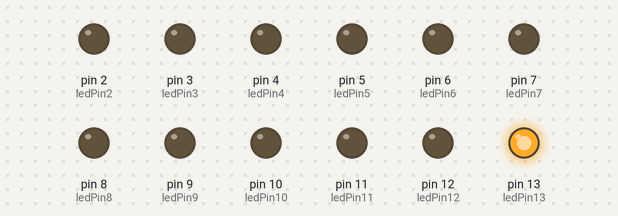
Simulated run of this sketch. Board: Arduino Uno, built with avr-gcc and run on an emulated ATmega328P. Shown: output pins drawn as LEDs (lit = HIGH). What the sketch prints to the serial monitor is not drawn.

Above: at 0.05 s.
Timing chart, 0 to 3.0 s (numbered marks = the images above):
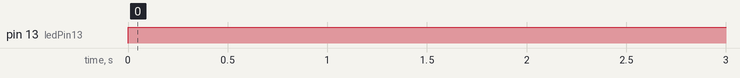

The sketch:

Blink.ino
```cpp
int ledPin13 = 13;
int ledPin12 = 12;
int ledPin11 = 11;
int ledPin10 = 10;
int ledPin9 = 9;
int ledPin8 = 8;
int ledPin7 = 7;
int ledPin6 = 6;
int ledPin5 = 5;
int ledPin4 = 4;
int ledPin3 = 3;
int ledPin2 = 2;

// the setup function runs once when you press reset or power the board
//void setup() {
  // initialize digital pin 13 as an output.
//  pinMode(13, OUTPUT);
//}


int incomingByte;      // a variable to read incoming serial data into

void setup() {
  // initialize serial communication:
  Serial.begin(115200);
  // initialize the LED pin as an output:
  //pinMode(ledPin, OUTPUT);
  pinMode(ledPin13, OUTPUT);
  pinMode(ledPin12, OUTPUT);
  pinMode(ledPin11, OUTPUT);
  pinMode(ledPin10, OUTPUT);
  pinMode(ledPin9, OUTPUT);
  pinMode(ledPin8, OUTPUT);
  pinMode(ledPin7, OUTPUT);
  pinMode(ledPin6, OUTPUT);
  pinMode(ledPin5, OUTPUT);
  pinMode(ledPin4, OUTPUT);
  pinMode(ledPin3, OUTPUT);
  pinMode(ledPin2, OUTPUT);

}


// the loop function runs over and over again forever
void loop() {
  digitalWrite(13, HIGH);   // turn the LED on (HIGH is the voltage level)
  delay(500);              // wait for a second
  digitalWrite(13, LOW);    // turn the LED off by making the voltage LOW

      int val;

  val = digitalRead(2);
 Serial.print(val);Serial.print(val);
Serial.print("qqq102");
Serial.println();

  val = digitalRead(3);
 Serial.print(val);Serial.print(val);
Serial.print("qqq103");
Serial.println();

 val = digitalRead(4);
 Serial.print(val);Serial.print(val);
Serial.print("qqq104");
Serial.println();

  val = digitalRead(5);
 Serial.print(val);Serial.print(val);
Serial.print("qqq105");
Serial.println();


//  delay(250);              // wait for a second
}
```

Measured:
- by itself, pin 13 (ledPin13): LOW → HIGH at 0.00 s
